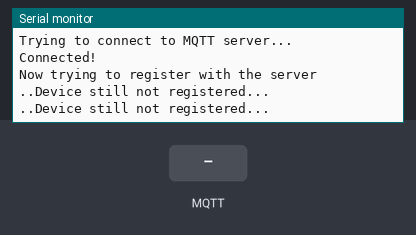
The sketch below on a simulated ESP8266 (NodeMCU). Shown: the last lines printed to the serial monitor. The test bench sets the inputs (shaded band). WiFi joins after 1.5 s; servers stay silent unless stated; no MQTT or app messages arrive unless stated.

Above: at 3.8 s.
3.9 s: MQTT message "Registered" arrives on the first subscribed topic
At 5.2 s:
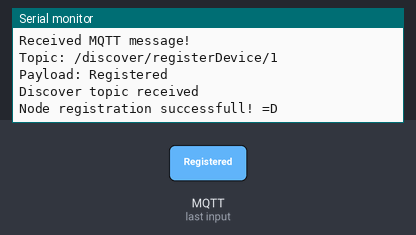
6.0 s: MQTT message "d" arrives on the first subscribed topic
At 6.5 s:
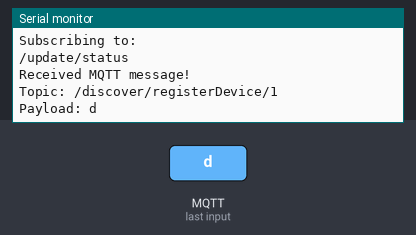
7.5 s: MQTT message "1" arrives on the first subscribed topic
At 8.6 s:
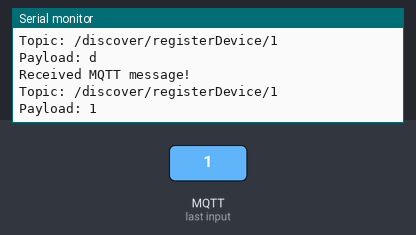
9.0 s: MQTT message "on" arrives on the first subscribed topic
At 9.7 s:
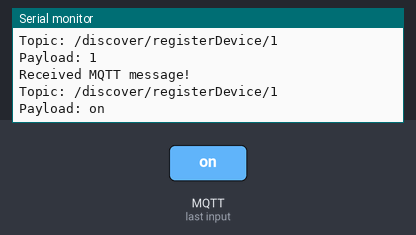
10.5 s: MQTT message "off" arrives on the first subscribed topic
At 11.2 s:
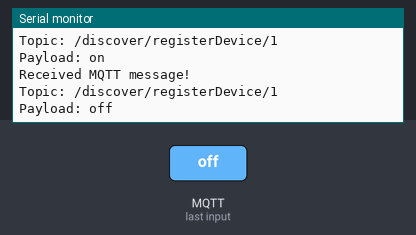

Measured:
- after the input at 3.9 s, the serial monitor: prints a new line after 0.66 s (image 1)
- after the input at 6.0 s, the serial monitor: prints a new line after 0.07 s (image 2)
- after the input at 7.5 s, the serial monitor: prints a new line at once (image 3)
- after the input at 9.0 s, the serial monitor: prints a new line at once (image 4)
- after the input at 10.5 s, the serial monitor: prints a new line at once (image 5)

The sketch:

testingProtocols-BACKUP.ino
```cpp
/********************************************************************************
 *                      André Botelho - Home automation project                 *
 *                                                                              *
 * This code requires PubSubClient found here:                                  *
 *      https://github.com/knolleary/pubsubclient                               *
 *                                                                              *
 * -Simple testing code                                                         *
 * -Uses ID to configure MQTT topic                                             *
 * -Defines all topics and how to set them supposing this node being a          *
 *      simple light controllet (ON/OFF option)                                 *
 ********************************************************************************/
#include <PubSubClient.h>
#include <ESP8266WiFi.h>

//Defines all type of nodes possible
enum nodeType{
  lightType=0
};

//Defines all possible status for the nodes
enum nodeStatus{
  nodeOFF = 0,
  nodeOn
};

//Each node will be identified by its ID
#define NODE_ID  0x00001
#define NODE_TYPE lightType

//This is the specific topic in which the server will use to update the status of every node
#define STATUS_TOPIC "/update/status"
//This is the specific topic in which the server will be listeing to in order to update every node status
#define STATUS_CALLBACK "/update/callback/"
//This is the specific topic in which the server will receive the information that a new device is available
#define DISCOVER_TOPIC "/discover/newDevices"
//This is the specific topic in which the server will send the confirmation (or not) that the device was added
#define DISCOVER_CALLBACK "/discover/registerDevice/"
//This is the specific topic in which the server will send the output status
#define UPDATE_TOPIC


//Define the pin that will turn the light on or off
const int outputPin = D2;
boolean outputStatus = nodeOFF;

//Boolean variable that checks if the node is registered or not
boolean nodeRegistered = false;

//Define the string that will be sent as payload for the server when registering
//This string will simulate a JSON object that will be parsed by the server side using python
//Status will start as OFF since it will only turn on after registration
const String registerPayload = "{""id"":" + String(NODE_ID) + ",""type"":" + NODE_TYPE +  + ",""status"":""OFF""}";

//Define the MQTT variables and values
#define MQTT_IP "192.168.1.33"
#define MQTT_PORT 1883
WiFiClient wificlient;
void callback(char* topic, byte* payload, unsigned int length);
PubSubClient client(MQTT_IP,MQTT_PORT,callback,wificlient);


//WI-FI settings
const char* ssid = "Sumidouro de Baixo";
const char* password = "abc123def4";
uint8_t macAddr[6];

//# to define if serial is being used or not
#define USE_SERIAL  true

void setup(){
  //Configure serial if USE_SERIAL is set to true
  #if USE_SERIAL
    Serial.begin(115200);
    Serial.println("\nHello!!");
    Serial.println("\nConnecting to Wifi: " + String(ssid));
  #endif

  //Try to connect to wifi
  WiFi.begin(ssid,password);

  while(!connectWifi());

  #if USE_SERIAL
    Serial.println("Wifi connected!");
    WiFi.macAddress(macAddr);
    Serial.print("IP Address: ");
    Serial.println(WiFi.localIP());
    Serial.println("Mac Address: " + String(macAddr[0],16) + ":" + String(macAddr[1],16) + ":" + String(macAddr[2],16) + ":" +
                                     String(macAddr[3],16) + ":" + String(macAddr[4],16) + ":" + String(macAddr[5],16));
  #endif

  //Once connected to WiFi connects to MQTT server
  #if USE_SERIAL
    Serial.println("Trying to connect to MQTT server...");
  #endif

  while(!connectMQTT());

  #if USE_SERIAL
    Serial.println("Connected!");
    Serial.println("\nNow trying to register with the server");
  #endif

  client.subscribe((char*)(DISCOVER_CALLBACK + String(NODE_ID)).c_str());

  while(!registerDevice());

  client.subscribe(STATUS_TOPIC);
  #if USE_SERIAL
    Serial.println("Subscribing to: ");
    Serial.println(STATUS_TOPIC);
  #endif
}


void loop(){
  //maintain MQTT connection
  client.loop();

  //MUST delay to allow ESP8266 WIFI functions to run
  delay(10);
}

//Function to loop while it tries to connect to Wifi network
boolean connectWifi(){
  unsigned int counter=0;
  while(WiFi.status() != WL_CONNECTED){
    delay(500);

    #if USE_SERIAL
      Serial.println("Attempt: " + String(counter++));
    #endif

    //Tries to connect up to 20 times. If they all fail enters halt state
    if(counter==20){
      #if USE_SERIAL
        Serial.println("Not able to connect to wifi!!!!!");
      #endif
      errorLED();
      }
  }

  //If it got out of the while loop it managed to connect
  return true;
}

//Function to loop while it tries to connect to MQTT server
boolean connectMQTT(){
  unsigned int counter=0;
  while(!client.connect((char*)String(NODE_ID).c_str())){
    delay(100);
    if(counter == 20){
      #if USE_SERIAL
        Serial.println("Failed to connect");
      #endif
      errorLED();
    }
    else{
      counter++;
    }
  }

  //If got out of the while loop it managed to connect
  return true;
}

//Function to loop while it tries to regioutputStatusster with the server
boolean registerDevice(){
    unsigned int counter = 0;
    while(!nodeRegistered){
      #if USE_SERIAL
        Serial.println("..Device still not registered...");
      #endif

      client.publish((char*)DISCOVER_TOPIC,(char*)registerPayload.c_str());
      //maintain MQTT connection
      client.loop();
      delay(1500);

      if(counter==100){
        #if USE_SERIAL
          Serial.println("Failed to register");
        #endif
        errorLED();
      }
      else{
        counter++;
      }
    }

    return true;
}

//Simple function to signal the outside world something has gone wrong
void errorLED(){
  #if USE_SERIAL
    Serial.println("Entering Halt state");
  #endif

  pinMode(LED_BUILTIN,OUTPUT);
  boolean ledON = true;

  while(1){
    ledON = !ledON;
    digitalWrite(LED_BUILTIN,ledON);
    delay(100);
  }
}

void callback(char* topic, byte* payload, unsigned int length) {
  String payloadStr = "";
  for(int i=0;i<length;i++){
    payloadStr += (char)payload[i];
  }

  #if USE_SERIAL
    Serial.println("Received MQTT message!");
    Serial.print("Topic: ");
    Serial.println(String(topic));
    Serial.print("Payload: ");
    Serial.println(payloadStr);
  #endif

  if(String(topic)==(DISCOVER_CALLBACK+String(NODE_ID)) && !nodeRegistered){
    #if USE_SERIAL
      Serial.println("Discover topic received");
    #endif
    if(payloadStr == "Registered"){
      nodeRegistered = true;
      client.unsubscribe((char*)(DISCOVER_CALLBACK + String(NODE_ID)).c_str());
      #if USE_SERIAL
        Serial.println("Node registration successfull! =D");
      #endif
    }
    else{
      #if USE_SERIAL
        Serial.println("Node registration NOT successfull");
      #endif
    }
  }
  else if(String(topic)==STATUS_TOPIC){
    #if USE_SERIAL
      Serial.println("Status topic received");
    #endif
    client.publish((char*)(STATUS_CALLBACK + String(NODE_ID)).c_str(),(outputStatus?"ON":"OFF"));
  }

  else if(String(topic)==STATUS_TOPIC){
    #if USE_SERIAL
      Serial.println("Status topic received");
    #endif
    client.publish((char*)(STATUS_CALLBACK + String(NODE_ID)).c_str(),(outputStatus?"ON":"OFF"));
  }

}
```
